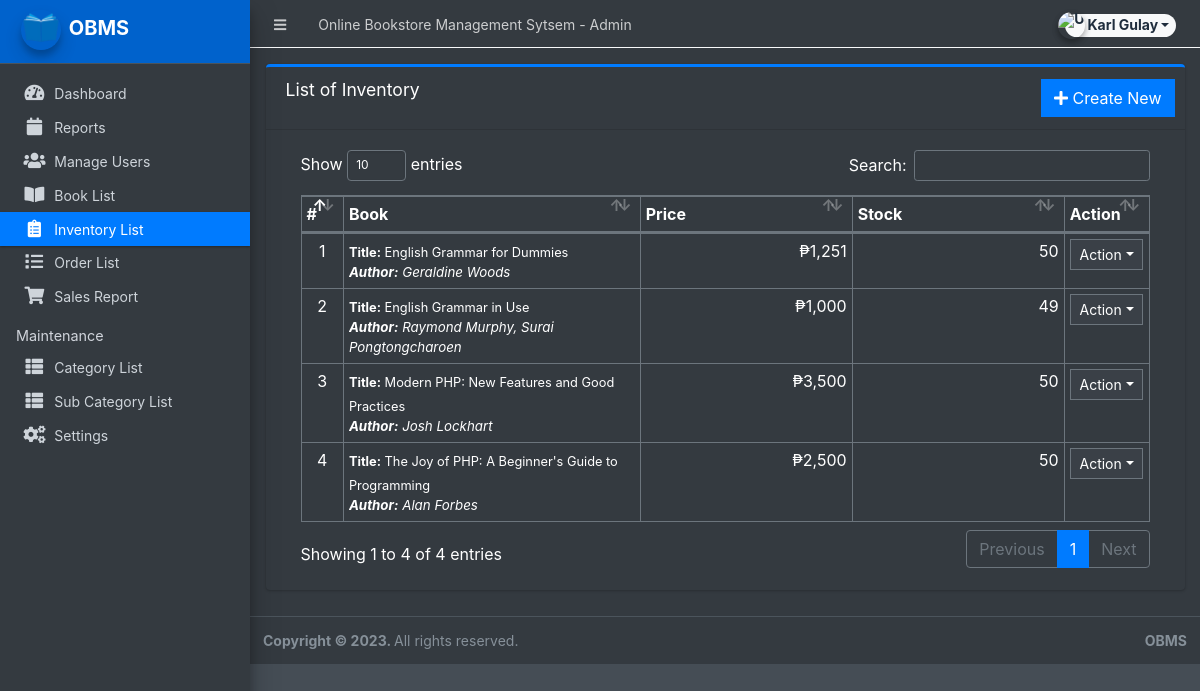
The app's page /admin/?page=inventory (signed in) with its own data.
### tables this page shows
CREATE TABLE `inventory` (
  `id` int(30) NOT NULL,
  `product_id` int(30) NOT NULL,
  `quantity` double NOT NULL,
  `price` float NOT NULL,
  `date_created` datetime NOT NULL DEFAULT current_timestamp(),
  `date_updated` datetime DEFAULT NULL ON UPDATE current_timestamp()
);

CREATE TABLE `products` (
  `id` int(30) NOT NULL,
  `category_id` int(30) NOT NULL,
  `sub_category_id` int(30) NOT NULL,
  `title` varchar(250) NOT NULL,
  `author` text NOT NULL,
  `description` text NOT NULL,
  `status` tinyint(1) NOT NULL DEFAULT 1,
  `date_created` datetime NOT NULL DEFAULT current_timestamp()
);

### admin/inventory/index.php (the view, shortened to what this page needs)
<div class="card card-outline card-primary">
	<div class="card-header">
		<h3 class="card-title">List of Inventory</h3>
		<div class="card-tools">
			<a href="?page=inventory/manage_inventory" class="btn btn-flat btn-primary"><span class="fas fa-plus"></span>  Create New</a>
		</div>
	</div>
	<div class="card-body">
		<div class="container-fluid">
        <div class="container-fluid">
			<table class="table table-bordered table-stripped">
				<colgroup>
					<col width="5%">
					<col width="35%">
					<col width="25%">
					<col width="25%">
					<col width="10%">
				</colgroup>
				<thead>
					<tr>
						<th>#</th>
						<th>Book</th>
						<th>Price</th>
						<th>Stock</th>
						<th>Action</th>
					</tr>
				</thead>
				<tbody>
					<?php
					$i = 1;
						$qry = $conn->query("SELECT i.*,p.title as product,p.author from `inventory` i inner join `products` p on p.id = i.product_id order by unix_timestamp(i.date_created) desc ");
						while($row = $qry->fetch_assoc()):
						$sold = $conn->query("SELECT SUM(ol.quantity) as sold FROM order_list ol inner join orders o on o.id = ol.order_id where ol.product_id='{$row['id']}' and o.`status` != 4 ");
						$sold = $sold->num_rows > 0 ? $sold->fetch_assoc()['sold'] : 0;
						$avail = $row['quantity'] - $sold;
						foreach($row as $k=> $v){
							$row[$k] = trim(stripslashes($v));
						}
					?>
						<tr>
							<td class="text-center"><?php echo $i++; ?></td>
							<td>
								<p class="m-0"><small><b>Title:</b> <?php echo $row['product'] ?></small></p>
								<p class="m-0 truncate"><b>Author:</b> <?php echo $row['author'] ?></p>
							</td>
							<td class="text-right">₱<?php echo number_format($row['price']) ?></td>
							<td class="text-right"><?php echo $avail ?></td>
							<td align="center">
								 <button type="button" class="btn btn-flat btn-default btn-sm dropdown-toggle dropdown-icon" data-toggle="dropdown">
				                  		Action
				                  </button>
							</td>
						</tr>
					<?php endwhile; ?>
				</tbody>
			</table>
		</div>
		</div>
	</div>
</div>

### records on screen
inventory: product.title "English Grammar for Dummies", product.author "Geraldine Woods", price "1,251", quantity "50"
inventory: product.title "English Grammar in Use", product.author "Raymond Murphy, Surai Pongtongcharoen", price "1,000", avail "49"
inventory: product.title "Modern PHP: New Features and Good Practices", product.author "Josh Lockhart", price "3,500", quantity "50"
inventory: product "The Joy of PHP: A Beginner's Guide to Programming", product.author "Alan Forbes", price "2,500", quantity "50"

### other values on screen
$_settings->info('name') "Online Bookstore Management Sytsem"
$_settings->userdata('firstname').' '.$_settings->userdata('lastname') "Karl Gulay"
$_settings->info('short_name') "OBMS"
